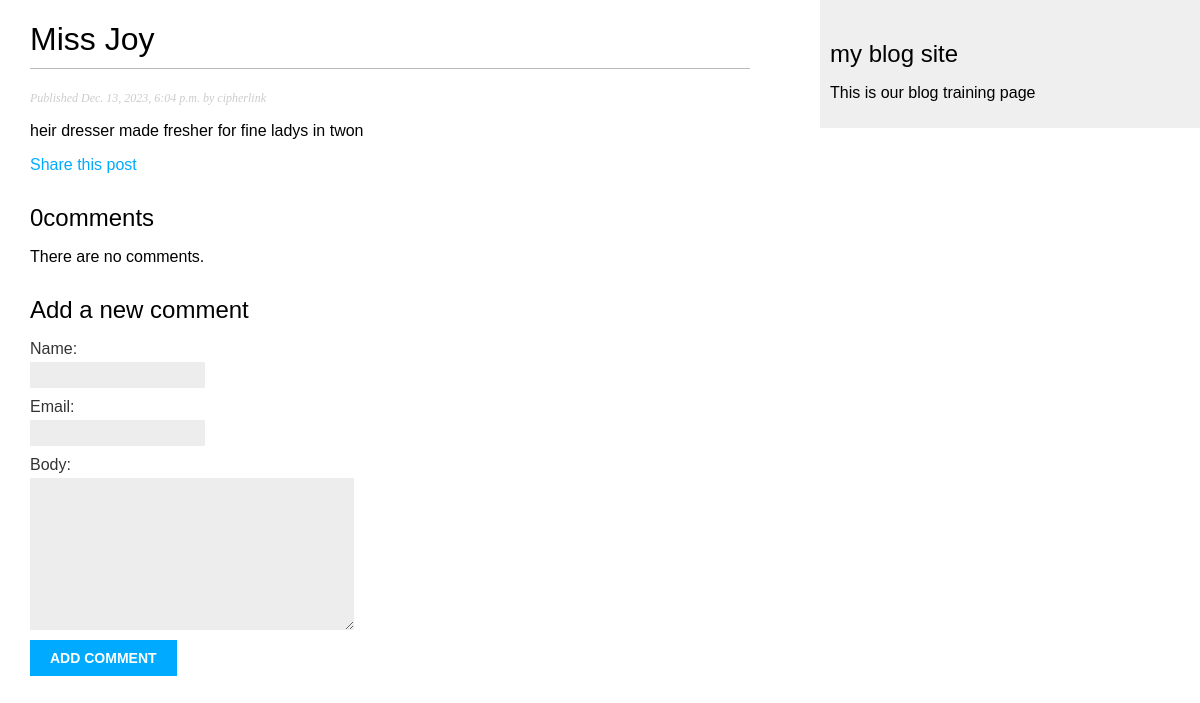
The page /blog/2023/12/13/solice/ on the database as committed earlier.
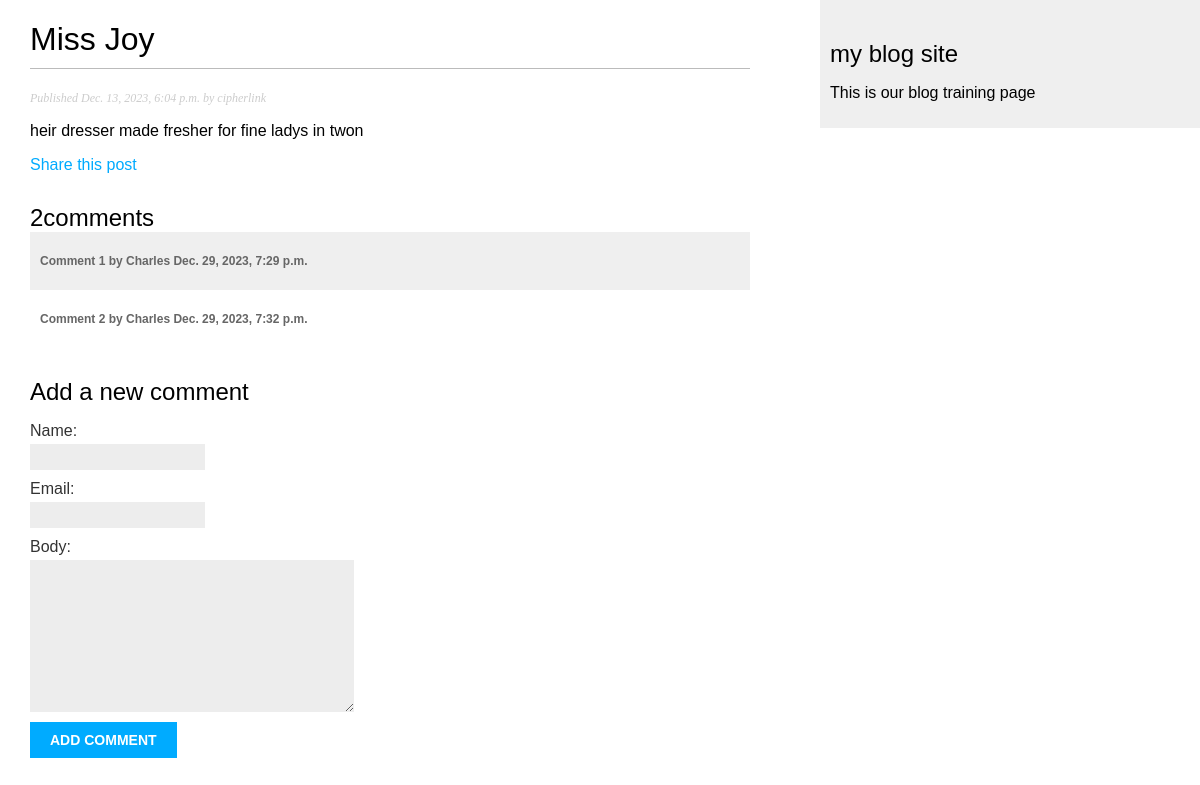
The same page on the database as committed later.
### blog/models.py (models this page shows, shortened)
class Post(models.Model):
    class Status(models.TextChoices):
        DRAFT = 'DF', 'Draft'
        PUBLISHED = 'PB', 'Published'
    title = models.CharField(max_length=200)
    slug = models.CharField(max_length=200,
                            unique_for_date='publish')
    author = models.ForeignKey(User,
                               on_delete=models.CASCADE,
                               related_name='blog_posts')
    body = models.TextField()
    publish = models.DateTimeField(default=timezone.now)
    created = models.DateTimeField(auto_now_add=True)
    updated = models.DateField(auto_now=True)
    status = models.CharField(max_length=2,
                              choices=Status.choices,
                              default=Status.DRAFT)
    objects = models.Manager()
    published = PublishedManager()

class Comment(models.Model):
    post = models.ForeignKey(Post,
                             on_delete=models.CASCADE,
                             related_name='comments')
    name = models.CharField(max_length=90)
    email = models.EmailField()
    body = models.TextField()
    created = models.DateTimeField(auto_now_add=True)
    updated = models.DateTimeField(auto_now=True)
    active = models.BooleanField(default=True)
    class Meta:
        ordering = ['created']
        indexes = [
            models.Index(fields=['created']),
        ]

### blog/views.py (the view)
def post_detail(request, year, month, day, post):
    post = get_object_or_404(Post,
                             status=Post.Status.PUBLISHED,
                             slug=post,
                             publish__year=year,
                             publish__month=month,
                             publish__day=day)
    comments = post.comments.filter(active=True)
    form = CommentForm()
    return render(request,
                  'blog/post/detail.html',
                  {'post': post,
                   'comments': comments,
                   'form': form})

### blog/forms.py
class CommentForm(forms.ModelForm):
    class Meta:
        model = Comment
        fields = ['name', 'email', 'body']

### blog/templates/blog/post/detail.html (shortened to what this page needs)
{% extends "blog/base.html" %}
{% block content %}
    <h1>{{ post.title }}</h1>
    <p class="date">
        Published {{ post.publish }} by {{ post.author }}
    </p>
    {{ post.body|linebreaks }}
    <p>
        <a href="{% url "blog:post_share" post.id %}">
            Share this post
        </a>
    </p>
    {% with comments.count as total_comments %}
        <h2>
            {{ total_comments }}comment{{ total_comments|pluralize }}
        </h2>
    {% endwith %}
    {% for comment in comments %}
    <div class="comment">
        <p class="info">
            Comment {{ forloop.counter }} by {{ comment.name }}
            {{ comment.created }}
        </p>
    </div>
    {% empty %}
        <p>There are no comments.</p>
    {% endfor %}
    {% include "blog/post/includes/comment_form.html" %}
{% endblock %}

### blog/templates/blog/base.html (shortened to what this page needs)
{% load static %}
<!DOCTYPE html>
<head>
    <link href="{% static "css/blog.css" %}" rel="stylesheet">
</head>
<body>
    <div id="content">
        {% block content %}
        {% endblock %}
    </div>
    <div id="sidebar">
        <h2>my blog site</h2>
        <p>This is our blog training page</p>
    </div>
</body>
</html>

### blog/templates/blog/post/includes/comment_form.html (shortened to what this page needs)
<h2>Add a new comment</h2>
<form action="{% url "blog:post_comment" post.id %}" method="post">
    {{ form.as_p }}
    <p><input type="submit" value="Add comment"></p>
</form>

### blog/static/css/blog.css (style rules this page uses)
body { margin:0; padding:0; font-family:helvetica, sans-serif; }
a { color:#00abff; text-decoration:none; }
h1 { font-weight:normal; border-bottom:1px solid #bbb; padding:0 0 10px 0; }
h2 { font-weight:normal; margin:30px 0 0; }
#content { float:left; width:60%; padding:0 0 0 30px; }
#sidebar { float:right; width:30%; padding:10px; background:#efefef; height:100%; }
p.date { color:#ccc; font-family: georgia, serif; font-size: 12px; font-style: italic; }
label { float:left; clear:both; color:#333; margin-bottom:4px; }
input, textarea { clear:both; float:left; margin:0 0 10px; background:#ededed; border:0; padding:6px 10px; font-size:12px; }
input[type=submit] { font-weight:bold; background:#00abff; color:#fff; padding:10px 20px; font-size:14px; text-transform:uppercase; }
.comment { padding:10px; }
.comment:nth-child(even) { background:#efefef; }
.comment .info { font-weight:bold; font-size:12px; color:#666; }

Rows that differ between the two databases and show on the page:
added Comment: name "Charles", created "Dec. 29, 2023, 7:29 p.m."
added Comment: name "Charles", created "Dec. 29, 2023, 7:32 p.m."
Other text that changed with them:
{{ total_comments }}: "0" → "2"
text no longer shown: "There are no comments."
